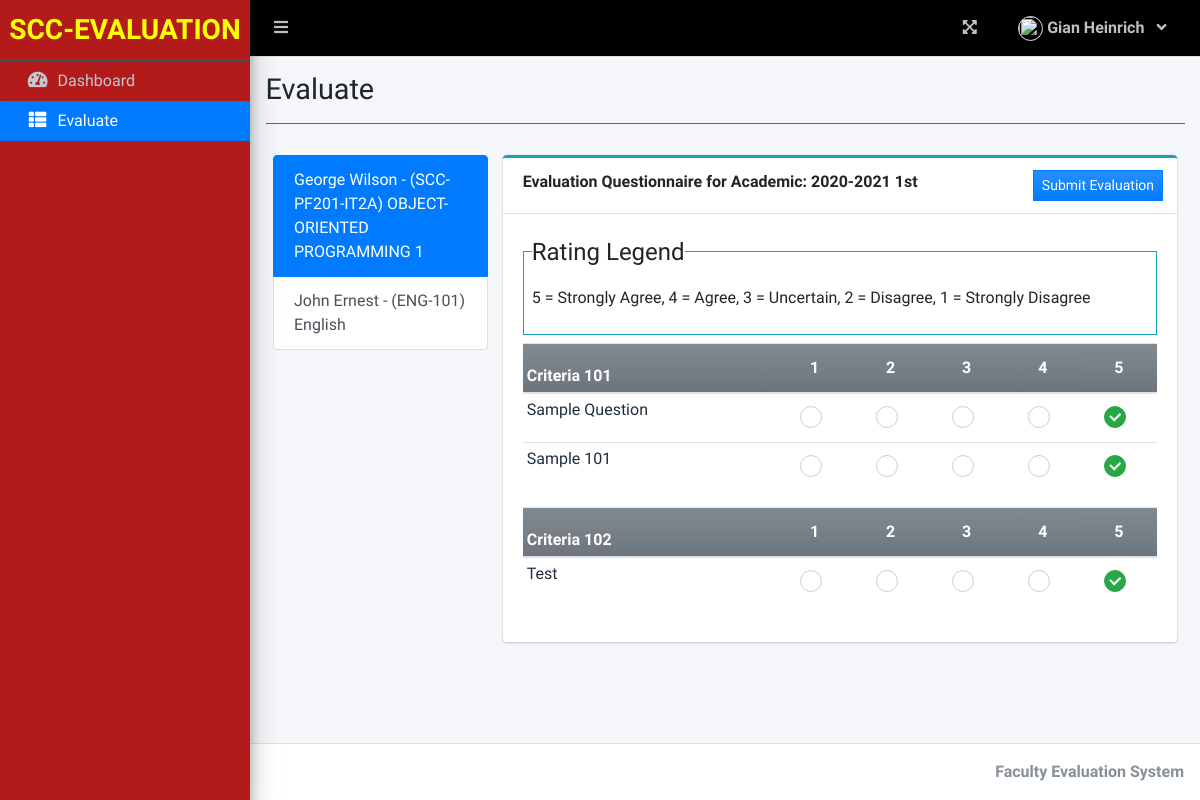
The app's page /index.php?page=evaluate (signed in), older data.
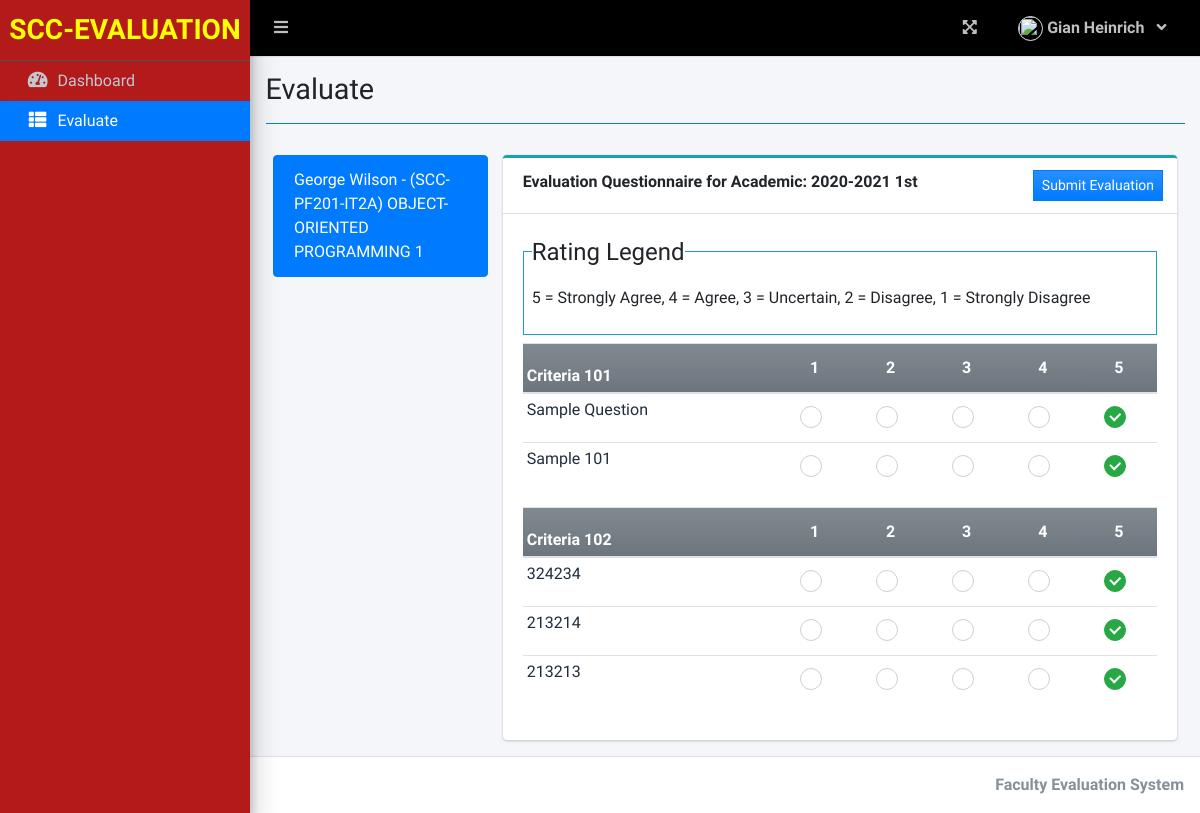
The same page, newer data.
### tables this page shows
CREATE TABLE `restriction_list` (
  `id` int(30) NOT NULL,
  `academic_id` int(30) NOT NULL,
  `faculty_id` int(30) NOT NULL,
  `class_id` int(30) NOT NULL,
  `subject_id` int(30) NOT NULL
);

CREATE TABLE `subject_list` (
  `id` int(30) NOT NULL,
  `code` varchar(50) NOT NULL,
  `subject` text NOT NULL,
  `description` text NOT NULL
);

CREATE TABLE `criteria_list` (
  `id` int(30) NOT NULL,
  `criteria` text NOT NULL,
  `order_by` int(30) NOT NULL
);

CREATE TABLE `question_list` (
  `id` int(30) NOT NULL,
  `academic_id` int(30) NOT NULL,
  `question` text NOT NULL,
  `order_by` int(30) NOT NULL,
  `criteria_id` int(30) NOT NULL,
  `staff_id` int(11) NOT NULL
);

### student/evaluate.php (the view, shortened to what this page needs)
<?php
function ordinal_suffix($num){
    $num = $num % 100;
    if($num < 11 || $num > 13){
         switch($num % 10){
            case 1: return $num.'st';
        }
    }
    return $num.'th';
}
$rid='';
$restriction = $conn->query("SELECT r.id,s.id as sid,f.id as fid,concat(f.firstname,' ',f.lastname) as faculty,s.code,s.subject FROM restriction_list r inner join faculty_list f on f.id = r.faculty_id inner join subject_list s on s.id = r.subject_id where academic_id ={$_SESSION['academic']['id']} and class_id = {$_SESSION['login_class_id']} and r.id not in (SELECT restriction_id from evaluation_list where academic_id ={$_SESSION['academic']['id']} and student_id = {$_SESSION['login_id']} ) ");
?>
<div class="col-lg-12">
	<div class="row">
		<div class="col-md-3">
			<div class="list-group">
				<?php
				while($row=$restriction->fetch_array()):
					if(empty($rid)){
							$rid = $row['id'];
						}
				?>
				<a class="list-group-item list-group-item-action <?php echo isset($rid) && $rid == $row['id'] ? 'active' : '' ?>" href="./index.php?page=evaluate&rid=<?php echo $row['id'] ?>&sid=<?php echo $row['sid'] ?>&fid=<?php echo $row['fid'] ?>"><?php echo ucwords($row['faculty']).' - ('.$row["code"].') '.$row['subject'] ?></a>
			<?php endwhile; ?>
			</div>
		</div>
		<div class="col-md-9">
			<div class="card card-outline card-info">
				<div class="card-header">
					<b>Evaluation Questionnaire for Academic: <?php echo $_SESSION['academic']['year'].' '.(ordinal_suffix($_SESSION['academic']['semester'])) ?> </b>
					<div class="card-tools">
						<button class="btn btn-sm btn-flat btn-primary bg-gradient-primary mx-1" form="manage-evaluation">Submit Evaluation</button>
					</div>
				</div>
				<div class="card-body">
					<fieldset class="border border-info p-2 w-100">
					   <legend  class="w-auto">Rating Legend</legend>
					   <p>5 = Strongly Agree, 4 = Agree, 3 = Uncertain, 2 = Disagree, 1 = Strongly Disagree</p>
					</fieldset>
					<form id="manage-evaluation">
					<?php
						$criteria = $conn->query("SELECT * FROM criteria_list where id in (SELECT criteria_id FROM question_list where academic_id = {$_SESSION['academic']['id']} ) order by abs(order_by) asc ");
						while($crow = $criteria->fetch_assoc()):
					?>
					<table class="table table-condensed">
						<thead>
							<tr class="bg-gradient-secondary">
								<th class=" p-1"><b><?php echo $crow['criteria'] ?></b></th>
								<th class="text-center">1</th>
								<th class="text-center">2</th>
								<th class="text-center">3</th>
								<th class="text-center">4</th>
								<th class="text-center">5</th>
							</tr>
						</thead>
						<tbody class="tr-sortable">
							<?php
							$questions = $conn->query("SELECT * FROM question_list where criteria_id = {$crow['id']} and academic_id = {$_SESSION['academic']['id']} order by abs(order_by) asc ");
							while($row=$questions->fetch_assoc()):
							?>
							<tr class="bg-white">
								<td class="p-1" width="40%">
									<?php echo $row['question'] ?>
								</td>
								<?php for($c=1;$c<=5;$c++): ?>
								<td class="text-center">
									<div class="icheck-success d-inline">
				                        <label for="qradio<?php echo $row['id'].'_'.$c ?>">
				                        </label>
			                      </div>
								</td>
								<?php endfor; ?>
							</tr>
							<?php endwhile; ?>
						</tbody>
					</table>
					<?php endwhile; ?>
					</form>
				</div>
			</div>
		</div>
	</div>
</div>

Row changes from the older to the newer data that the page shows:
no longer on this page (row edited): restriction_list: faculty "John Ernest", subject_list.code "ENG-101", subject_list.subject "English"
removed question_list: question "Test", shown under criteria_list "Criteria 102"
added question_list: question "324234", shown under criteria_list "Criteria 102"
added question_list: question "213214", shown under criteria_list "Criteria 102"
added question_list: question "213213", shown under criteria_list "Criteria 102"
